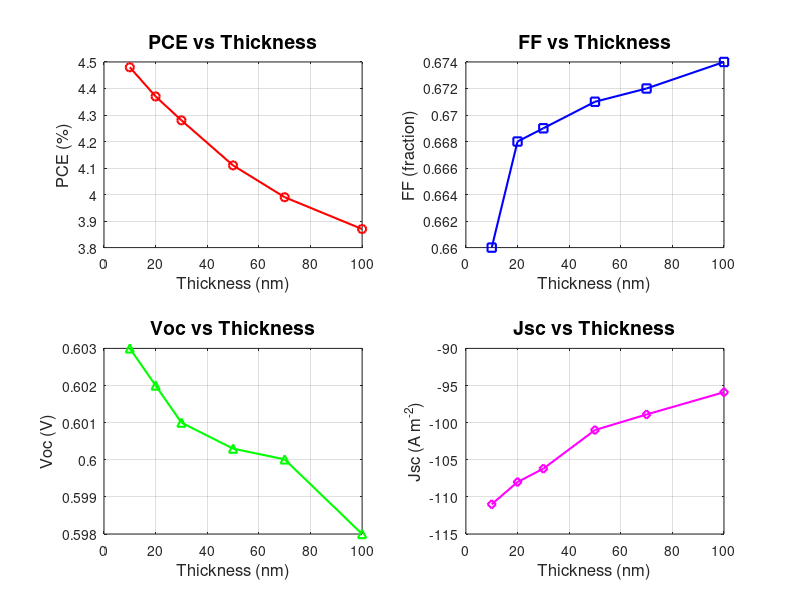

MATLAB code for this plot: (Note: this script raises an error after producing the figure.)
% Data
 thickness = [ 10, 20, 30, 50, 70, 100 ];
PCE = [4.48,4.37,4.28,4.11,3.99,3.87];
FF  = [ 0.66, 0.668, 0.669, 0.671, 0.672, 0.674];
Voc = [0.603, 0.602, 0.601, 0.6003, 0.60001, 0.598];
Jsc = [ -1.11e2,-1.08e2,-1.062e2,-1.01e2,-9.89e1,-9.59e1 ];

% Plot all parameters in subplots
figure;

subplot(2,2,1);
plot( thickness, PCE, 'o-r','LineWidth',1.5,'MarkerSize',6);
xlabel('Thickness (nm)','FontSize',12);
ylabel('PCE (%)','FontSize',12);
title('PCE vs Thickness','FontSize',14);
grid on;

subplot(2,2,2);
plot(thickness, FF, 's-b','LineWidth',1.5,'MarkerSize',6);
xlabel('Thickness (nm)','FontSize',12);
ylabel('FF (fraction)','FontSize',12);
title('FF vs Thickness','FontSize',14);
grid on;

subplot(2,2,3);
plot(thickness, Voc, '^-g','LineWidth',1.5,'MarkerSize',6);
xlabel('Thickness (nm)','FontSize',12);
ylabel('Voc (V)','FontSize',12);
title('Voc vs Thickness','FontSize',14);
grid on;

subplot(2,2,4);
plot(thickness, Jsc, 'd-m','LineWidth',1.5,'MarkerSize',6);
xlabel('Thickness (nm)','FontSize',12);
ylabel('Jsc (A m^{-2})','FontSize',12);
title('Jsc vs Thickness','FontSize',14);
grid on;

sgtitle('Variation of Parameters with Thickness','FontSize',16,'FontWeight','bold');